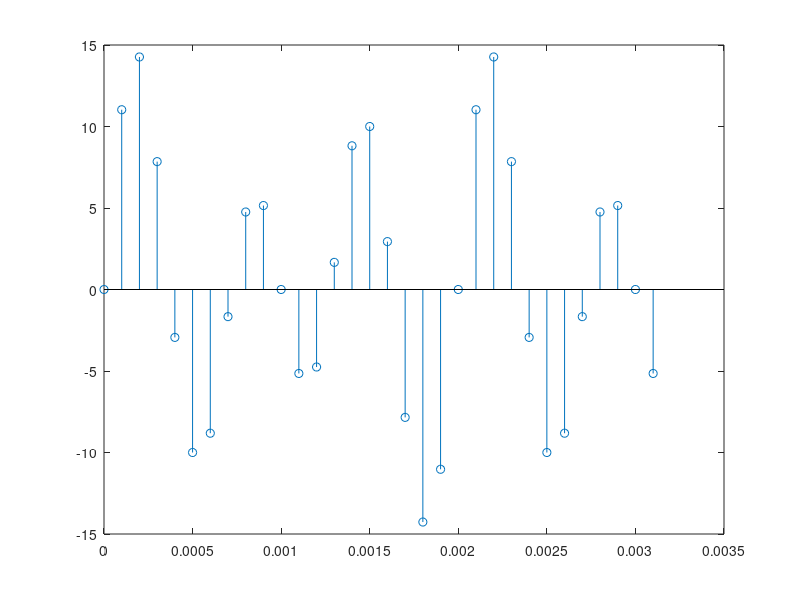
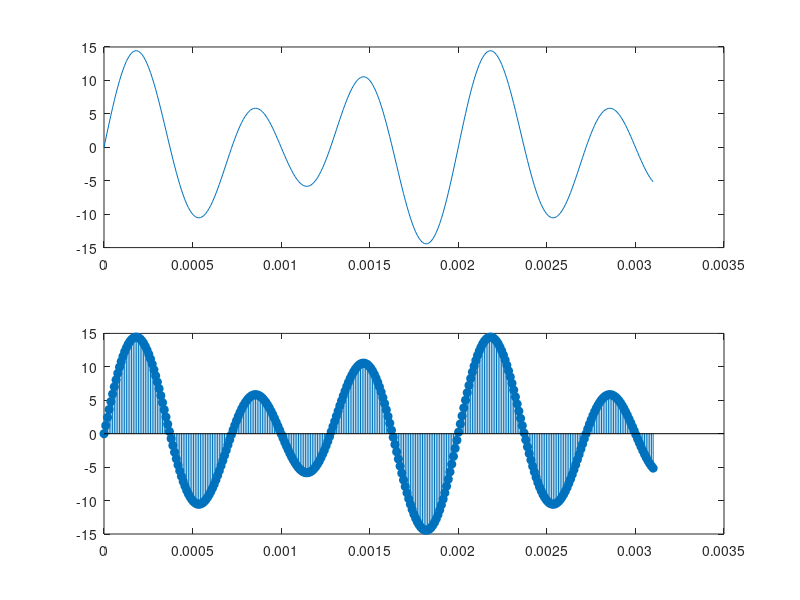
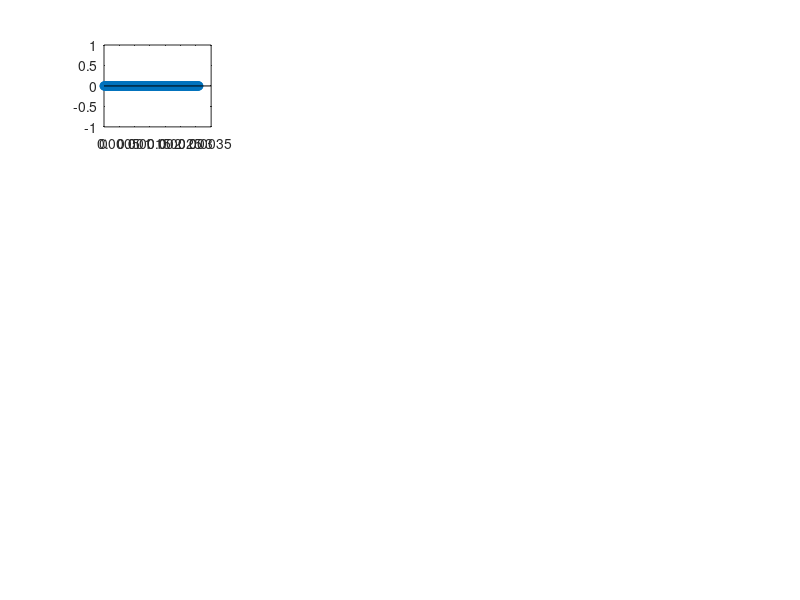

Source code (MATLAB) for these figures, in order:
%Definieren van de variabelen%
a=5;
b=10;
p=1000;
q=1500;
r=10000;
n=32;
fs=r;
Ts = 1/fs;
T=(n-1)*Ts;

%Grafische voorstelling van de gesampelde golfvorm%
figure
t=linspace(0,T,n)';
x = a * sin(2*pi*p*t)+b*sin(2*pi*q*t);
stem(t,x);

%Grafische voorstelling van de continue en gesampelde golven%
figure
t=linspace(0,T,n*10)';
x = a * sin(2*pi*p*t)+b*sin(2*pi*q*t);
subplot(2,1,1);
plot(t,x);

subplot(2,1,2);
stem(t,x,'filled');

%Tijdelijk%
F=0;
x = a * sin(2*pi*F*fs*t);
figure
subplot(4,4,1);
stem(t,x);
